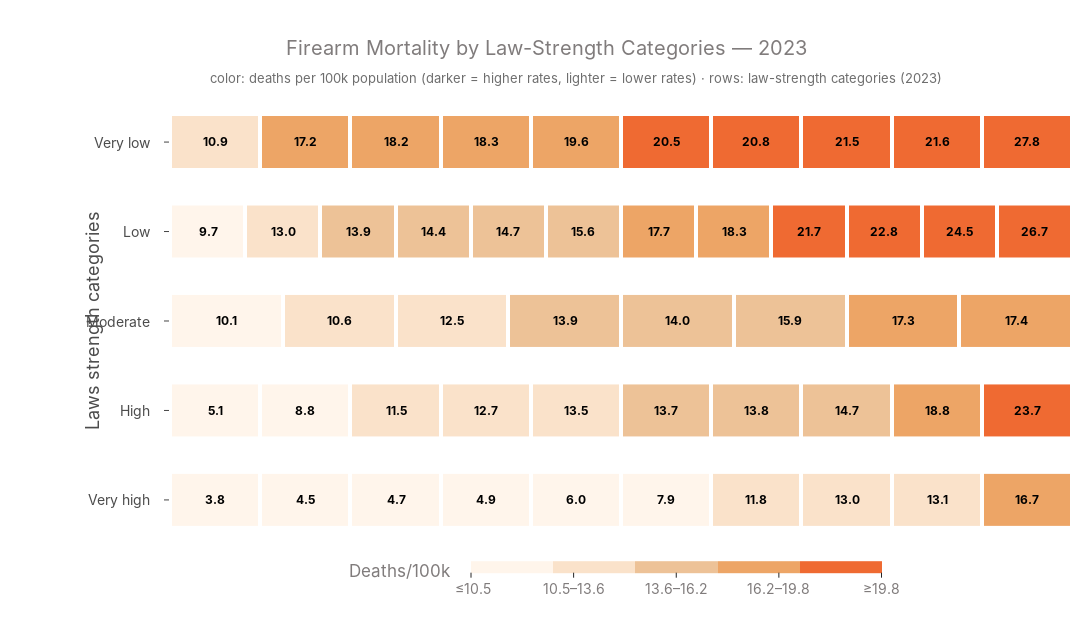

Here is the notebook cell this chart was saved with:
### Code cell
tickvals = [1, 2, 3, 4, 5]
fmt = lambda v: f"{v:.1f}"
ticktext = [
    f" ≤{fmt(rate_bins[1])}",
    f"{fmt(rate_bins[1])}–{fmt(rate_bins[2])}",
    f"{fmt(rate_bins[2])}–{fmt(rate_bins[3])}",
    f"{fmt(rate_bins[3])}–{fmt(rate_bins[4])}",
    f"≥{fmt(rate_bins[4])}",
]



fig.update_layout(
    coloraxis=dict(
        colorscale=cs, cmin=1, cmax=5,
        colorbar=dict(
            orientation="h", y=-0.18, x=0.5, xanchor="center",
            len=0.60, thickness=12, title="Deaths/100k",
            tickmode="array", tickvals=tickvals, ticktext=ticktext, outlinewidth=0
        )
    ),
    template="simple_white",
    width=1400, height=620,
    title=dict(text="Firearm Mortality by Law-Strength Categories — 2023",
               x=0.5, xanchor="center"),
    font=dict(family="Inter, Arial, sans-serif", size=14, color="#807c7c"),
   
    margin=dict(l=130, r=20, t=80, b=110)
)

for r in range(1, len(labels) + 1):
    fig.update_yaxes(row=r, col=1, showticklabels=False, showgrid=False, zeroline=False, showline=False)
fig.update_traces(selector=dict(type="heatmap"), xgap=4, ygap=12)

for i in range(len(labels)):
    dom = fig.layout[f"yaxis{i+1}"].domain
    fig.layout.annotations[i].update(
        x=-0.02, y=(dom[0] + dom[1]) / 2, xanchor="right", yanchor="middle",
        font=dict(size=14, color="#4c4c4c")
    )

for r in range(1, len(labels) + 1):
    fig.update_xaxes(
        row=r, col=1,
        showticklabels=False,   
        ticks="",              
        ticklen=0,
        tickvals=[]             
    )

fig.update_layout(margin=dict(b=60))

fig.update_layout(margin=dict(l=170))

fig.add_annotation(
    xref="paper", yref="paper",
    x=-0.10, y=0.5, showarrow=False,
    text="Laws strength categories",
    textangle=-90,
    font=dict(size=18, color="#4c4c4c")
)

fig.update_layout(margin=dict(t=110))
fig.add_annotation(
    xref="paper", yref="paper", x=0.45, y=1.1, showarrow=False,
    text="color: deaths per 100k population (darker = higher rates, lighter = lower rates) · rows: law-strength categories (2023)",
    align="center", font=dict(size=13, color="#6e6e6e")
)


fig.show()

### Figure 1 — Plotly figure (JSON) as saved in the notebook; plotly's stock layout.template omitted (floating-point values rounded to 4 significant figures)
{"data": [{"coloraxis": "coloraxis", "hovertemplate": "<b>%{y}</b> — %{x}<br>Deaths per100k: %{text}<br>Laws strength: %{hovertext}<extra></extra>", "hovertext": [["5.5", "3.5", "5.0", "7.5", "7.5", "8.0", "5.0", "4.5", "6.5", "4.0"]], "text": [["10.9", "17.2", "18.2", "18.3", "19.6", "20.5", "20.8", "21.5", "21.6", "27.8"]], "textfont": {"color": "black", "size": 12}, "texttemplate": "<b>%{text}</b>", "type": "heatmap", "x": ["SD", "ID", "GA", "AZ", "OK", "MO", "MT", "AR", "WY", "MS"], "xaxis": "x", "xgap": 4, "y": ["Very low"], "yaxis": "y", "ygap": 12, "z": [[2.0, 4.0, 4.0, 4.0, 4.0, 5.0, 5.0, 5.0, 5.0, 5.0]], "zmax": 5, "zmin": 1}, {"coloraxis": "coloraxis", "hovertemplate": "<b>%{y}</b> — %{x}<br>Deaths per100k: %{text}<br>Laws strength: %{hovertext}<extra></extra>", "hovertext": [["9.5", "11.5", "11.0", "13.5", "14.0", "9.5", "9.0", "14.0", "14.0", "9.0", "12.0", "12.5"]], "text": [["9.7", "13.0", "13.9", "14.4", "14.7", "15.6", "17.7", "18.3", "21.7", "22.8", "24.5", "26.7"]], "textfont": {"color": "black", "size": 12}, "texttemplate": "<b>%{text}</b>", "type": "heatmap", "x": ["NH", "ND", "UT", "TX", "OH", "KS", "KY", "SC", "TN", "AK", "AL", "LA"], "xaxis": "x2", "xgap": 4, "y": ["Low"], "yaxis": "y2", "ygap": 12, "z": [[1.0, 2.0, 3.0, 3.0, 3.0, 3.0, 4.0, 4.0, 5.0, 5.0, 5.0, 5.0]], "zmax": 5, "zmin": 1}, {"coloraxis": "coloraxis", "hovertemplate": "<b>%{y}</b> — %{x}<br>Deaths per100k: %{text}<br>Laws strength: %{hovertext}<extra></extra>", "hovertext": [["23.5", "15.0", "27.0", "27.0", "28.0", "24.5", "18.5", "18.0"]], "text": [["10.1", "10.6", "12.5", "13.9", "14.0", "15.9", "17.3", "17.4"]], "textfont": {"color": "black", "size": 12}, "texttemplate": "<b>%{text}</b>", "type": "heatmap", "x": ["NE", "IA", "WI", "ME", "FL", "NC", "WV", "IN"], "xaxis": "x3", "xgap": 4, "y": ["Moderate"], "yaxis": "y3", "ygap": 12, "z": [[1.0, 2.0, 2.0, 3.0, 3.0, 3.0, 4.0, 4.0]], "zmax": 5, "zmin": 1}, {"coloraxis": "coloraxis", "hovertemplate": "<b>%{y}</b> — %{x}<br>Deaths per100k: %{text}<br>Laws strength: %{hovertext}<extra></extra>", "hovertext": [["60.5", "53.5", "65.0", "41.0", "37.0", "39.5", "49.0", "65.0", "37.0", "42.0"]], "text": [["5.1", "8.8", "11.5", "12.7", "13.5", "13.7", "13.8", "14.7", "18.8", "23.7"]], "textfont": {"color": "black", "size": 12}, "texttemplate": "<b>%{text}</b>", "type": "heatmap", "x": ["RI", "MN", "DE", "VT", "MI", "PA", "VA", "OR", "NV", "NM"], "xaxis": "x4", "xgap": 4, "y": ["High"], "yaxis": "y4", "ygap": 12, "z": [[1.0, 1.0, 2.0, 2.0, 2.0, 3.0, 3.0, 3.0, 4.0, 5.0]], "zmax": 5, "zmin": 1}, {"coloraxis": "coloraxis", "hovertemplate": "<b>%{y}</b> — %{x}<br>Deaths per100k: %{text}<br>Laws strength: %{hovertext}<extra></extra>", "hovertext": [["86.5", "80.5", "85.0", "80.0", "81.5", "90.5", "78.5", "71.5", "85.5", "67.5"]], "text": [["3.8", "4.5", "4.7", "4.9", "6.0", "7.9", "11.8", "13.0", "13.1", "16.7"]], "textfont": {"color": "black", "size": 12}, "texttemplate": "<b>%{text}</b>", "type": "heatmap", "x": ["MA", "NJ", "NY", "HI", "CT", "CA", "MD", "WA", "IL", "CO"], "xaxis": "x5", "xgap": 4, "y": ["Very high"], "yaxis": "y5", "ygap": 12, "z": [[1.0, 1.0, 1.0, 1.0, 1.0, 1.0, 2.0, 2.0, 2.0, 4.0]], "zmax": 5, "zmin": 1}], "layout": {"annotations": [{"font": {"color": "#4c4c4c", "size": 14}, "showarrow": false, "text": "Very low", "x": -0.02, "xanchor": "right", "xref": "paper", "y": 0.924, "yanchor": "middle", "yref": "paper"}, {"font": {"color": "#4c4c4c", "size": 14}, "showarrow": false, "text": "Low", "x": -0.02, "xanchor": "right", "xref": "paper", "y": 0.712, "yanchor": "middle", "yref": "paper"}, {"font": {"color": "#4c4c4c", "size": 14}, "showarrow": false, "text": "Moderate", "x": -0.02, "xanchor": "right", "xref": "paper", "y": 0.5, "yanchor": "middle", "yref": "paper"}, {"font": {"color": "#4c4c4c", "size": 14}, "showarrow": false, "text": "High", "x": -0.02, "xanchor": "right", "xref": "paper", "y": 0.288, "yanchor": "middle", "yref": "paper"}, {"font": {"color": "#4c4c4c", "size": 14}, "showarrow": false, "text": "Very high", "x": -0.02, "xanchor": "right", "xref": "paper", "y": 0.076, "yanchor": "middle", "yref": "paper"}, {"font": {"color": "#4c4c4c", "size": 18}, "showarrow": false, "text": "Laws strength categories", "textangle": -90, "x": -0.1, "xref": "paper", "y": 0.5, "yref": "paper"}, {"align": "center", "font": {"color": "#6e6e6e", "size": 13}, "showarrow": false, "text": "color: deaths per 100k population (darker = higher rates, lighter = lower rates) · rows: law-strength categories (2023)", "x": 0.45, "xref": "paper", "y": 1.1, "yref": "paper"}], "coloraxis": {"cmax": 5, "cmin": 1, "colorbar": {"len": 0.6, "orientation": "h", "outlinewidth": 0, "thickness": 12, "tickmode": "array", "ticktext": [" ≤10.5", "10.5–13.6", "13.6–16.2", "16.2–19.8", "≥19.8"], "tickvals": [1, 2, 3, 4, 5], "title": {"text": "Deaths/100k"}, "x": 0.5, "xanchor": "center", "y": -0.18}, "colorscale": [[0, "#fff5eb"], [0.2, "#fff5eb"], [0.2, "#fae2ca"], [0.4, "#fae2ca"], [0.4, "#edc297"], [0.6, "#edc297"], [0.6, "#eda566"], [0.8, "#eda566"], [0.8, "#ef6a32"], [1, "#ef6a32"]]}, "font": {"color": "#807c7c", "family": "Inter, Arial, sans-serif", "size": 14}, "height": 620, "margin": {"b": 60, "l": 170, "r": 20, "t": 110}, "title": {"text": "Firearm Mortality by Law-Strength Categories — 2023", "x": 0.5, "xanchor": "center"}, "width": 1400, "xaxis": {"anchor": "y", "domain": [0, 1], "showgrid": false, "showline": false, "showticklabels": false, "tickangle": 0, "ticklen": 0, "ticks": "", "tickvals": [], "zeroline": false}, "xaxis2": {"anchor": "y2", "domain": [0, 1], "showgrid": false, "showline": false, "showticklabels": false, "tickangle": 0, "ticklen": 0, "ticks": "", "tickvals": [], "zeroline": false}, "xaxis3": {"anchor": "y3", "domain": [0, 1], "showgrid": false, "showline": false, "showticklabels": false, "tickangle": 0, "ticklen": 0, "ticks": "", "tickvals": [], "zeroline": false}, "xaxis4": {"anchor": "y4", "domain": [0, 1], "showgrid": false, "showline": false, "showticklabels": false, "tickangle": 0, "ticklen": 0, "ticks": "", "tickvals": [], "zeroline": false}, "xaxis5": {"anchor": "y5", "domain": [0, 1], "showgrid": false, "showline": false, "showticklabels": false, "tickangle": 0, "ticklen": 0, "ticks": "", "tickvals": [], "zeroline": false}, "yaxis": {"anchor": "x", "domain": [0.848, 1], "showgrid": false, "showline": false, "showticklabels": false, "zeroline": false}, "yaxis2": {"anchor": "x2", "domain": [0.636, 0.788], "showgrid": false, "showline": false, "showticklabels": false, "zeroline": false}, "yaxis3": {"anchor": "x3", "domain": [0.424, 0.576], "showgrid": false, "showline": false, "showticklabels": false, "zeroline": false}, "yaxis4": {"anchor": "x4", "domain": [0.212, 0.364], "showgrid": false, "showline": false, "showticklabels": false, "zeroline": false}, "yaxis5": {"anchor": "x5", "domain": [0, 0.152], "showgrid": false, "showline": false, "showticklabels": false, "zeroline": false}}}
